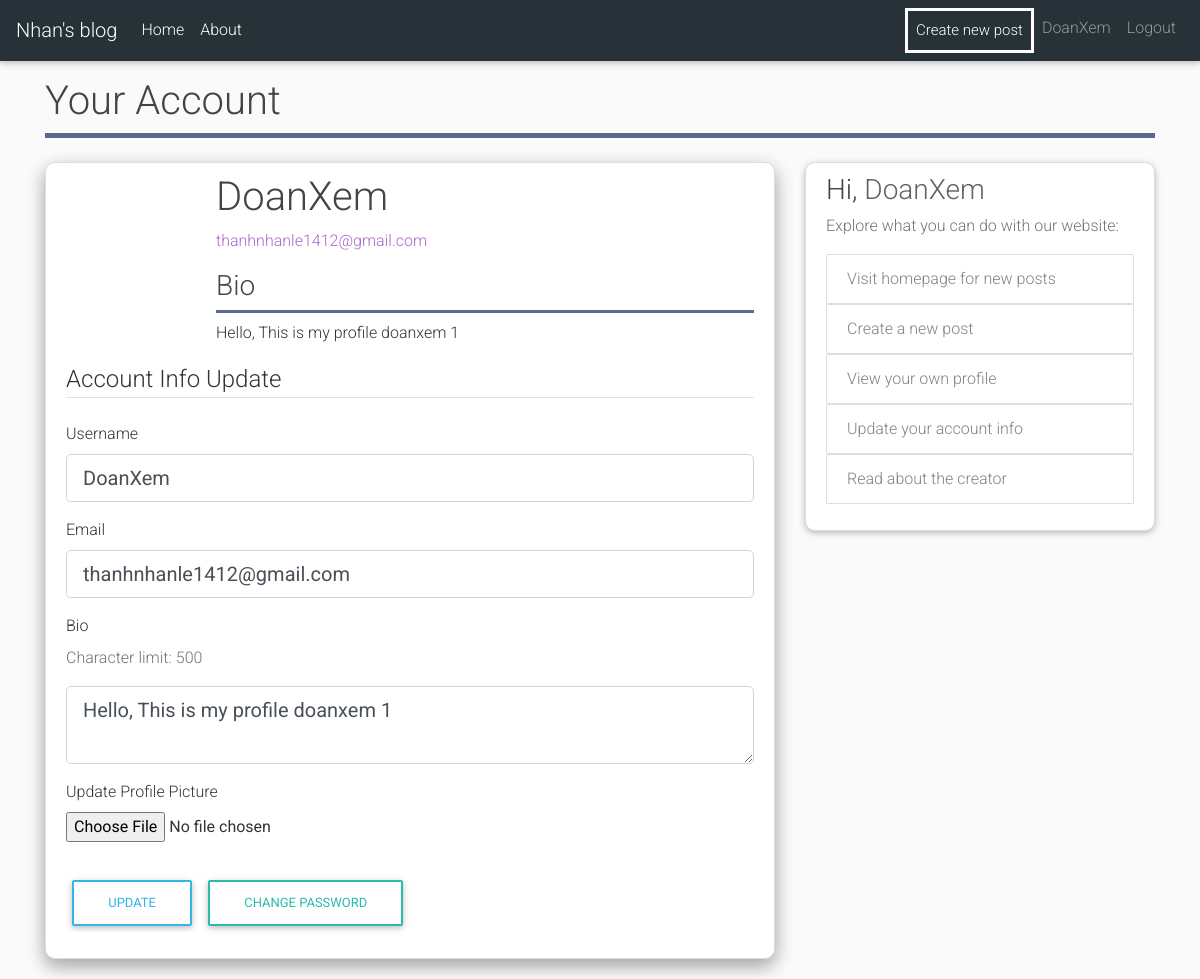
Page /account/update (signed in) on the committed database.
### flaskblog/models.py (models this page shows, shortened)
class User(db.Model, UserMixin):
    id = db.Column(db.Integer, primary_key=True)
    username = db.Column(db.String(20), unique=True, nullable=False)
    email = db.Column(db.String(120), unique=True, nullable=False)
    bio = db.Column(db.Text(500), nullable=True)
    image_file = db.Column(db.String(20), nullable=False, default='default.jpg')
    password = db.Column(db.String(60), nullable=False)
    posts = db.relationship('Post', backref='author', lazy=True)

### flaskblog/routes.py (the view)
@app.route('/account/update', methods=['GET', 'POST'])
@login_required
def account_update():
    form = UpdateAccountForm()
    if form.validate_on_submit():
        if form.picture.data:
            picture_file = save_picture(form.picture.data)
            current_user.image_file = picture_file
        current_user.username = form.username.data
        current_user.email = form.email.data
        current_user.bio = form.bio.data
        db.session.commit()
        flash('Your account has been updated!', 'success')
        return redirect(url_for('account'))
    elif request.method == 'GET':
        form.username.data = current_user.username
        form.email.data = current_user.email
        form.bio.data = current_user.bio
    image_file = url_for('static', filename='profile_pics/' + current_user.image_file)
    return render_template('account.html', title='Account', image_file=image_file, form=form)

### flaskblog/forms.py (shortened to what this page needs)
class UpdateAccountForm(FlaskForm):
    username = StringField('Username', validators=[DataRequired(), Length(min=2, max=20)])
    email = StringField('Email', validators=[DataRequired(), Email()])
    bio = TextAreaField('Bio', validators=[Length(max=500)])
    picture = FileField('Update Profile Picture', validators=[FileAllowed(['jpg', 'png'])])
    submit = SubmitField('Update')

### flaskblog/models.py (called while the page is built)
@login_manager.user_loader
def load_user(user_id):
    return User.query.get(int(user_id))

### flaskblog/templates/account.html (shortened to what this page needs)
{% extends "layout.html" %}
{% block title %}
    <h1>Your Account</h1>
{% endblock title %}
{% block content %}
  <div class="content-section z-depth-2">
    <div class="media">
        <div class="image_cover">
          <img class="img_custom" src="{{ image_file }}">
        </div>
      <div class="media-body">
        <h2 class="account-heading">{{ current_user.username }}</h2>
        <p class="text-secondary">{{ current_user.email }}</p>
        <div class="border-bottom mb-2 border-inline"><h3>Bio</h3></div>
        <p>{{ current_user.bio }}</p>
      </div>
    </div>
        <form method="POST" action="" enctype="multipart/form-data">
            <fieldset class="form-group">
                <legend class="border-bottom mb-4">Account Info Update</legend>
                <div class="form-group">
                    {{ form.username.label(class="form-control-label") }}
                    {% if form.username.errors %}
                        {{ form.username(class="form-control form-control-lg is-invalid") }}
                        <div class="invalid-feedback">
                            {% for error in form.username.errors %}
                                <span>{{ error }}</span>
                            {% endfor %}
                        </div>
                    {% else %}
                    {{ form.username(class="form-control form-control-lg") }}
                    {% endif %}
                </div>
                <div class="form-group">
                    {{ form.email.label(class="form-control-label") }}
                    {% if form.email.errors %}
                        {{ form.email(class="form-control form-control-lg is-invalid") }}
                        <div class="invalid-feedback">
                            {% for error in form.email.errors %}
                                <span>{{ error }}</span>
                            {% endfor %}
                        </div>
                    {% else %}
                    {{ form.email(class="form-control form-control-lg") }}
                    {% endif %}
                </div>
                <div class="form-group">
                    {{ form.bio.label(class="form-control-label") }}
                    <p class="text-muted"> Character limit: 500</p>
                    {% if form.bio.errors %}
                        {{ form.bio(class="form-control form-control-lg is-invalid") }}
                        <div class="invalid-feedback">
                            {% for error in form.bio.errors %}
                                <span>{{ error }}</span>
                            {% endfor %}
                        </div>
                    {% else %}
                    {{ form.bio(class="form-control form-control-lg") }}
                    {% endif %}
                </div>
                <div class="form-group">
                    {{ form.picture.label() }}
                    {{ form.picture(class="form-control-file") }}
                </div>
            </fieldset>
            <div class="form-group">
                {{ form.submit(class="btn btn-outline-info waves-effect") }}
                <a class="btn btn-outline-default waves-effect" href="{{ url_for('changepassword') }}">Change Password</a>
            </div>
        </form>
  </div>
{% endblock content %}

### flaskblog/templates/layout.html (shortened to what this page needs)
<!DOCTYPE html>
<html>
<head>
    <link rel="stylesheet" href="https://use.fontawesome.com/releases/v5.11.2/css/all.css">
    <link rel="stylesheet" type="text/css" href="{{ url_for('static', filename='bootstrap.min.css') }}">
    <link rel="stylesheet" type="text/css" href="{{ url_for('static', filename='mdb.min.css') }}">
    <link rel="stylesheet" type="text/css" href="{{ url_for('static', filename='style.css') }}">
</head>
<body>
      <div class="sticky-top">
        <nav class="navbar sticky-top navbar-expand-lg navbar-dark special-color-dark z-depth-1">
          <a class="navbar-brand" href="{{ url_for('home') }}">Nhan's blog</a>
          <div class="collapse navbar-collapse" id="basicExampleNav">
            <ul class="navbar-nav mr-auto">
              {% if current=="homepage" %}
                <li class="nav-item active">
              {% else %}
                <li class="nav-item">
              {% endif %}
                <a class="nav-link" href="{{ url_for('home') }}">Home
                </a>
              </li>
              {% if current=="about" %}
                <li class="nav-item active">
              {% else %}
                <li class="nav-item">
              {% endif %}
                <a class="nav-link" href="{{ url_for('about') }}">About</a>
            </ul>
            <div class="navbar-nav">
              {% if current_user.is_authenticated %}
              <a class="nav-item nav-link nav-button" href="{{ url_for('new_post') }}">Create new post</a>
              <a class="nav-item nav-link" href="{{ url_for('account') }}">{{ current_user.username }}</a>
              <a class="nav-item nav-link" href="{{ url_for('logout') }}">Logout</a>
              {% else %}
                <a class="nav-item nav-link" href="{{ url_for('login') }}">Login</a>
                <a class="nav-item nav-link" href="{{ url_for('register') }}">Register</a>
              {% endif %}
            </div>
          </div>
        </nav>
      </div>
    <main role="main" class="container">
        <div class="border-bottom border-title mt-3">
            {% block title %}{% endblock %}
        </div>
        <div class="row">
            <div class="col-md-8 mt-4">
                {% block content %}{% endblock %}
            </div>
            <div class="col-md-4 mt-4">
              <div class="content-section z-depth-1 sidebar">
                <h3>Hi, <a class="inline-link" href="{{ url_for('account') }}">{{ current_user.username }}</a></h3>
                <p class='text-muted'>Explore what you can do with our website:
                  <ul class="list-group">
                    <a href="{{ url_for('new_post') }}"><li class="list-group-item list-group-item-light sidebar-item">Visit homepage for new posts</li></a>
                    <a href="{{ url_for('new_post') }}"><li class="list-group-item list-group-item-light sidebar-item">Create a new post</li></a>
                    <a href="{{ url_for('account') }}"><li class="list-group-item list-group-item-light sidebar-item">View your own profile</li></a>
                    <a href="{{ url_for('account_update') }}"><li class="list-group-item list-group-item-light sidebar-item">Update your account info</li></a>
                    <a href="{{ url_for('about') }}"><li class="list-group-item list-group-item-light sidebar-item">Read about the creator</li></a>
                  </ul>
                </p>
              </div>
            </div>
        </div>
    </main>
</body>
</html>

### flaskblog/static/style.css (style rules this page uses)
body { background: #fafafa; color: #333333; }
h1, h2, h3, h4, h5, h6 { color: #444444; }
.content-section { background: #ffffff; padding: 10px 20px; border: 1px solid #dddddd; border-radius: 10px; margin-bottom: 20px; }
.sidebar-item { background: #ffffff; }
.account-heading { font-size: 2.5rem; }
.border-title { border-width:5px !important; border-color: #59698d !important; }
.nav-button { border-style: solid; border-color: white; color: white !important; font-size: 15px; }
.sidebar { position: sticky; top: 80px; }
.image_cover { width:125px; height:125px; border-radius:50%; overflow:hidden; float: left; margin: 7px 0 0 5px; margin-right: 20px; margin-bottom: 16px; }
.img_custom { width: 100%; height: auto; }
.border-inline { border-width:3px !important; border-color: #59698d !important; }
.inline-link { color: #616161; }

### rows in the picture
User: username "DoanXem", email "thanhnhanle1412@gmail.com", bio "Hello, This is my profile doanxem 1"
